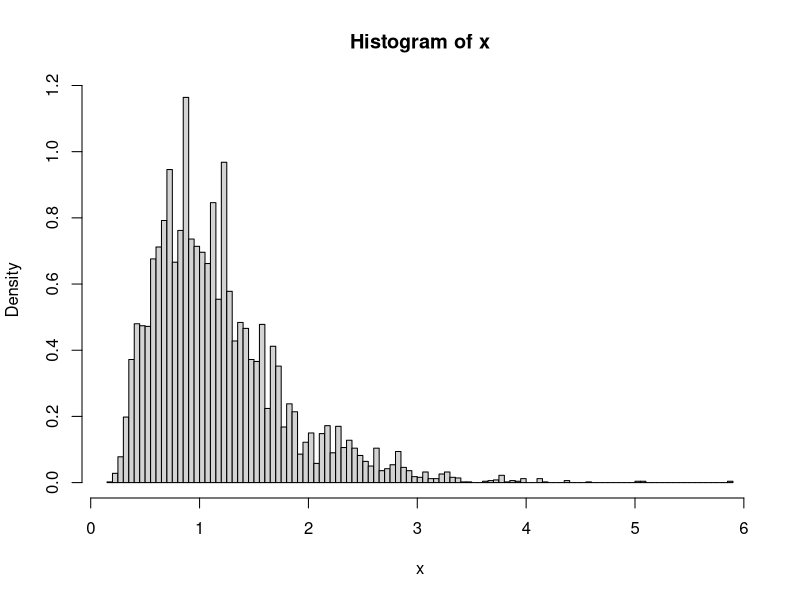

Write the R code that produced this figure.
#1.
#a)
set.seed(1)
p <- .3
lambda <- 2
n <- 100
r <- rbinom(n, 1, p)
y <- rpois(n, lambda)
x <- r*y
x
#b) 
a<- 1;b <- 1
gibbs <- function(a,b){
  r <- rep(1, n)
  cnt <- 0
  burn.in <- 10000
  keep <- 0
  ns <- 10000
  pkeep <- lambdakeep <- NULL
  repeat{
    lambda <- rgamma(1,a +sum(x), b +sum(r))
    p <- rbeta(1,1+sum(r), n+1-sum(r))
    pnew <- p*exp(-lambda)/(p*exp(-lambda) + (1-p)*(x==0))
    r <- rbinom(n, 1, pnew)
    cnt <- cnt +1
    if (cnt >burn.in){
      keep <- keep +1
      pkeep[keep] <- p
      lambdakeep[keep] <- lambda
    }
    if (cnt >burn.in + ns) break
  }
  
  cip <- quantile(pkeep, prob = c(.025, .975))
  cilambda <- quantile(lambdakeep, prob = c(.025, .975))
  res <- rbind(p=cip, lambda=cilambda)
  res  
}

gibbs(1,1)
gibbs(1,2)
gibbs(1,3)
gibbs(1000,1000)
gibbs(20, 2)


#2. 
theta1 <- 1.5
theta2 <- 2

f <- function(z, theta1 = 1.5, theta2 = 2){
  z^(-3/2)*exp(-theta1*z-theta2/z +2*sqrt(theta1*theta2) + log(sqrt(2*theta2)))
}

mh <- function(a, b){
  i <- 1
  x <- NULL
  x[1] <- 1
  repeat{
    y <- rgamma(1, a, b)
    gy <-dgamma(y, a, b) 
    r <- f(y)*dgamma(x[i], a, b)/(f(x[i])*dgamma(y, a, b))
    u <- runif(1,0,1)
    x[i+1] <- ifelse(u <r, y, x[i])
    i <- i+1
    if (i == 10000) break
  }
  print(hist( x, nclass = 100, prob = T))
  c(mx = mean(x), m1x = mean(1/x))
}

mh(1,.1)

c(mz = sqrt(theta2/theta1), 
  m1z=sqrt(theta1/theta2) + 1/(2*theta2))
